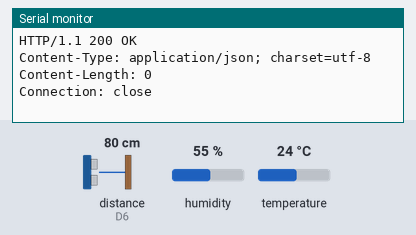
Bench run of a sketch on a simulated ESP8266 (NodeMCU). On the bench: the last lines printed to the serial monitor. Wiring (inferred from the names in the program): ultrasonic range finder: trigger D5; echo D6. The inputs (shaded band) are chosen by the test bench; at power-on: distance to the obstacle (sensor on D6) 80 cm, humidity 55 %, temperature 24 °C. The echo pulse lasts 58.3 µs per cm; WiFi joins after 1.5 s; servers stay silent unless stated; uploads are accepted with an empty reply.

Above: at 2.8 s.
2.9 s: distance to the obstacle (sensor on D6) set to 2 cm
At 6.3 s:
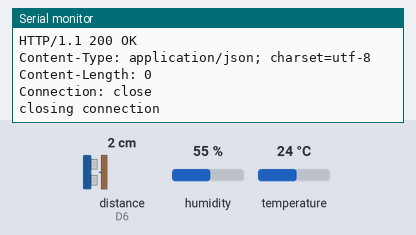
10.2 s: humidity set to 22 %
At 10.6 s:
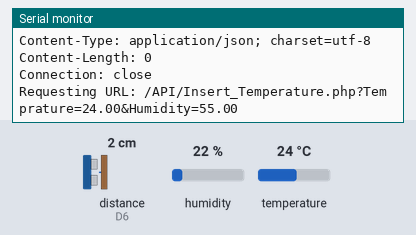
17.5 s: temperature set to 12 °C
At 22.0 s:
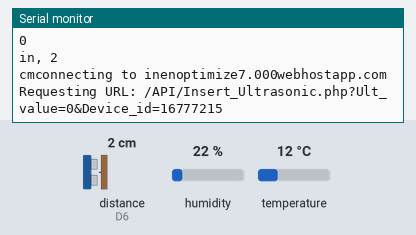
24.8 s: distance to the obstacle (sensor on D6) set to 4 cm
At 28.02 s:
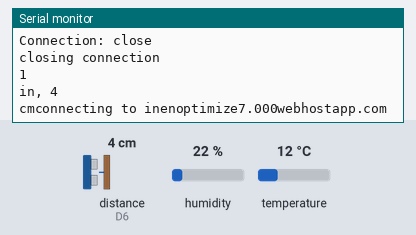
32.1 s: humidity set to 40 %
At 35.1 s:
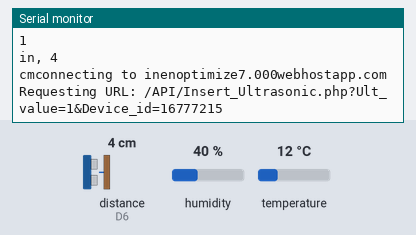
Timing chart, 0 to 36.6 s (numbered marks = the images above; inputs shaded):
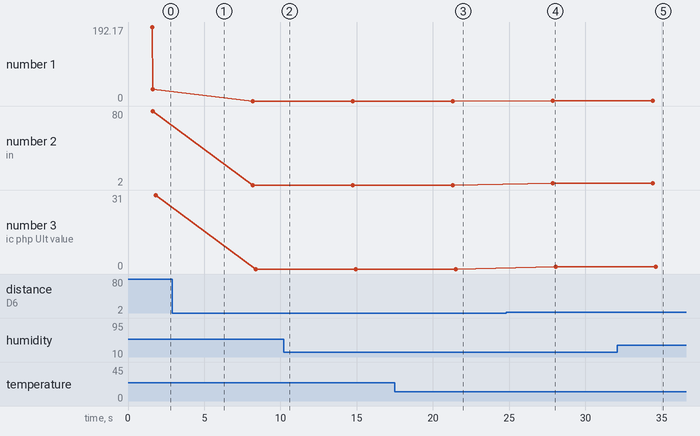

The sketch:

Ultrasonic+tempfinal.ino
```cpp
#include <ESP8266WiFi.h>
#include "DHT.h"

#define DHTPIN D1
#define DHTTYPE DHT11
#define trigPin D5
#define echoPin D6


const char* ssid     = "Vivo";
const char* password = "YALINA_ANSARI";
const char* host = "inenoptimize7.000webhostapp.com";
DHT dht(DHTPIN, DHTTYPE);

void setup()
{
  Serial.begin(115200);
  delay(100);
   pinMode(trigPin, OUTPUT);
    pinMode(echoPin, INPUT);
  dht.begin();


  Serial.println();
  Serial.println();
  Serial.print("Connecting to ");
  Serial.println(ssid);

  WiFi.begin(ssid, password);
  while (WiFi.status() != WL_CONNECTED)
  {
    delay(500);
    Serial.print(".");
  }

  Serial.println("");
  Serial.println("WiFi connected");
  Serial.println("IP address: ");
  Serial.println(WiFi.localIP());
  Serial.print("Netmask: ");
  Serial.println(WiFi.subnetMask());
  Serial.print("Gateway: ");
  Serial.println(WiFi.gatewayIP());
}

void loop()
{
  int Device_id ;
    float h = dht.readHumidity();
  // Read temperature as Celsius (the default)
  float t = dht.readTemperature();

   long duration, inches, cm;
    digitalWrite(trigPin, LOW);
    delayMicroseconds(2);
    digitalWrite(trigPin, HIGH);
    delayMicroseconds(5);
    digitalWrite(trigPin, LOW);

    //TAKE READING ON ECHO PIN
    duration = pulseIn(echoPin, HIGH);

    //convert the time into a distace
    inches = microsecondsToInches(duration);
    cm = microsecondsToCentimeters(duration);
    Serial.println(inches);
    Serial.print("in, ");
    Serial.println(cm);
    Serial.print("cm");

  Serial.print("connecting to ");
  Serial.println(host);

  WiFiClient client;
  const int httpPort = 80;
  if (!client.connect(host, httpPort))
  {
    Serial.println("connection failed");
    return;
  }

  // Ultrasonic

  String url = "/API/Insert_Ultrasonic.php?Ult_value="+String(inches)+"&Device_id="+String(Device_id);

  Serial.print("Requesting URL: ");
  Serial.println(url);

  client.print(String("GET ") + url + " HTTP/1.1\r\n" + "Host: " + host + "\r\n" + "Connection: close\r\n\r\n");
  delay(500);

  while(client.available())
  {
    String line = client.readStringUntil('\r');
    Serial.print(line);
  }


  // add temp data


WiFiClient client3;

  if (!client3.connect(host, httpPort))
  {
    Serial.println("connection failed");
    return;
  }
  String url3 = "/API/Insert_Temperature.php?Temprature=" + String(t) + "&Humidity="+ String(h);
  Serial.print("Requesting URL: ");
  Serial.println(url3);

  client3.print(String("GET ") + url3 + " HTTP/1.1\r\n" +
               "Host: " + host + "\r\n" +
               "Connection: close\r\n\r\n");
  delay(500);

  while(client3.available())
  {
    String line = client3.readStringUntil('\r');
    Serial.print(line);
  }


  Serial.println();
  Serial.println("closing connection");
  delay(3000);
}
long microsecondsToInches(long microseconds)
{
  return microseconds/74/2;
}

long microsecondsToCentimeters(long microseconds)
{
  return microseconds/29/2;
}
```

Measured:
- after the input at 24.8 s, the serial monitor: prints a new line after 3.1 s (image 4)
- plotted number 1: 0 → 1 after the input at 24.8 s
- plotted number 2: 80 → 2 after the input at 2.9 s, 2 → 4 after the input at 24.8 s
- plotted number 3: 0 → 1 after the input at 24.8 s
